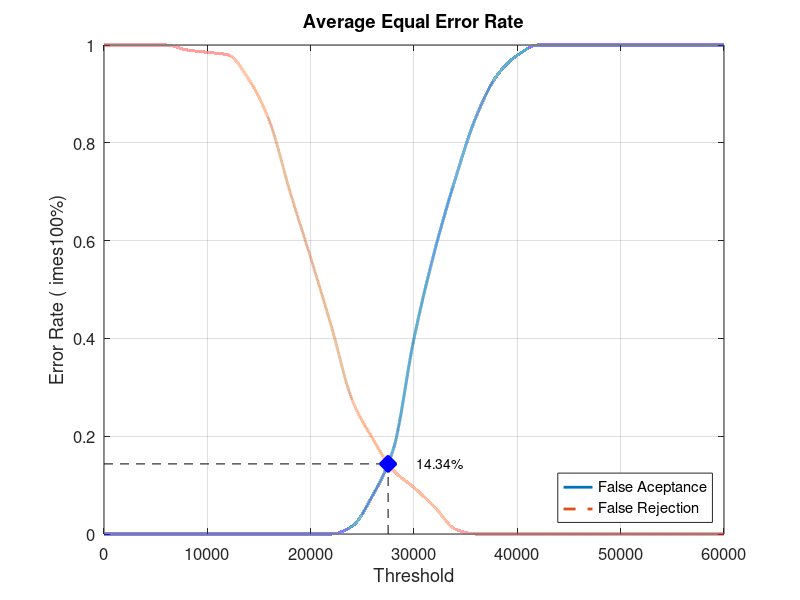
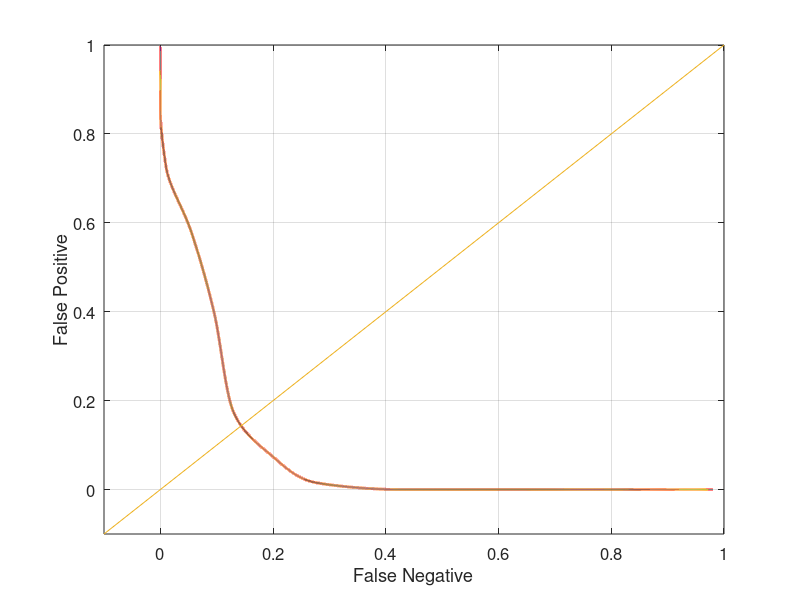

These charts were generated, in order, by the following MATLAB code:
close all;
clear;
clc;
x = 0:2000:60000;
xq = 0:0.5:60000;

y0 = [0 0 0 0 0 0 0 0 0 0 0 0 0.0157895 0.0789474 0.173684 0.4 0.578947 0.726316 0.852632 0.936842 0.978947 1 1 1 1 1 1 1 1 1 1]
yy0 = interp1(x, y0, xq, 'pchip');
y1 = [1 1 1 1 0.99 0.985 0.98 0.93 0.845 0.7 0.565 0.425 0.275 0.195 0.13 0.095 0.055 0.01 0 0 0 0 0 0 0 0 0 0 0 0 0]
yy1 = interp1(x, y1, xq, 'pchip');

% Calculating EER: 
y2 = abs(y0 - y1);
find(y2 == min(y2))
yy2 = abs(yy0 - yy1);
xEER = find(yy2 == min(yy2));
xEERIndex = xq(xEER) % X-axis EER
yEER = yy0(xEER) % Y-axis EER

main = figure
plot(xq, yy0,'-','LineWidth', 2);	hold on
plot(xq, yy1,'--','LineWidth', 2);	hold on
plot([xEERIndex xEERIndex], [0 yEER], 'k--');	hold on
plot([0 xEERIndex], [yEER yEER], 'k--');	hold on
plot(xEERIndex, yEER, 'bx', 'LineWidth', 10);	hold on
text(xEERIndex + 10 * xEERIndex / 100, yEER, [num2str(round((10000 * yEER)) / 100) '%'])
legend('False Aceptance', 'False Rejection', 'Location', 'SouthEast')
xlabel('Threshold')
ylabel('Error Rate (	imes100%)')
title('Average Equal Error Rate')
set(gca, 'FontSize', 12)
axis([0 60000 0 1])
grid on

print(main, 'Database3_1Main', '-dpng');
FNRxFPR = figure('Color', [1 1 1]);
plot(yy1, yy0, '-', yy1, yy0, 'LineWidth', 2);
hold on
y = -0.1:0.1:1
plot(y, y); 
set(gca, 'FontSize', 12)
xlabel('False Negative')
ylabel('False Positive')
axis([-0.1 1 -0.1 1])
set(gca, 'FontSize', 12)
grid on

print(FNRxFPR, 'Database3_1FNRxFPR','-dpng');
